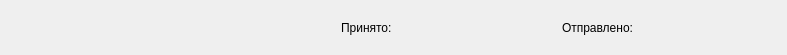
<?xml version="1.0" encoding="UTF-8"?>
<ui version="4.0">
 <class>ConnectionIFaceWidgetForm</class>
 <widget class="QWidget" name="ConnectionIFaceWidgetForm">
  <property name="geometry">
   <rect>
    <x>0</x>
    <y>0</y>
    <width>787</width>
    <height>55</height>
   </rect>
  </property>
  <property name="minimumSize">
   <size>
    <width>0</width>
    <height>55</height>
   </size>
  </property>
  <property name="windowTitle">
   <string>Form</string>
  </property>
  <layout class="QHBoxLayout" name="horizontalLayout">
   <item>
    <layout class="QGridLayout" name="gridLayout">
     <item row="0" column="4">
      <widget class="QLabel" name="_receivedNumber">
       <property name="text">
        <string/>
       </property>
      </widget>
     </item>
     <item row="0" column="0">
      <widget class="QLabel" name="_connectionStatus">
       <property name="styleSheet">
        <string notr="true"/>
       </property>
       <property name="text">
        <string/>
       </property>
      </widget>
     </item>
     <item row="0" column="1">
      <widget class="QLabel" name="_icon">
       <property name="text">
        <string/>
       </property>
      </widget>
     </item>
     <item row="0" column="3">
      <widget class="QLabel" name="_received">
       <property name="text">
        <string>Принято:</string>
       </property>
      </widget>
     </item>
     <item row="0" column="6">
      <widget class="QLabel" name="_sendedNumber">
       <property name="text">
        <string/>
       </property>
      </widget>
     </item>
     <item row="0" column="2">
      <widget class="QLabel" name="_ifaceName">
       <property name="styleSheet">
        <string notr="true"/>
       </property>
       <property name="text">
        <string/>
       </property>
      </widget>
     </item>
     <item row="0" column="5">
      <widget class="QLabel" name="_sended">
       <property name="text">
        <string>Отправлено:</string>
       </property>
      </widget>
     </item>
    </layout>
   </item>
  </layout>
 </widget>
 <resources/>
 <connections/>
</ui>
